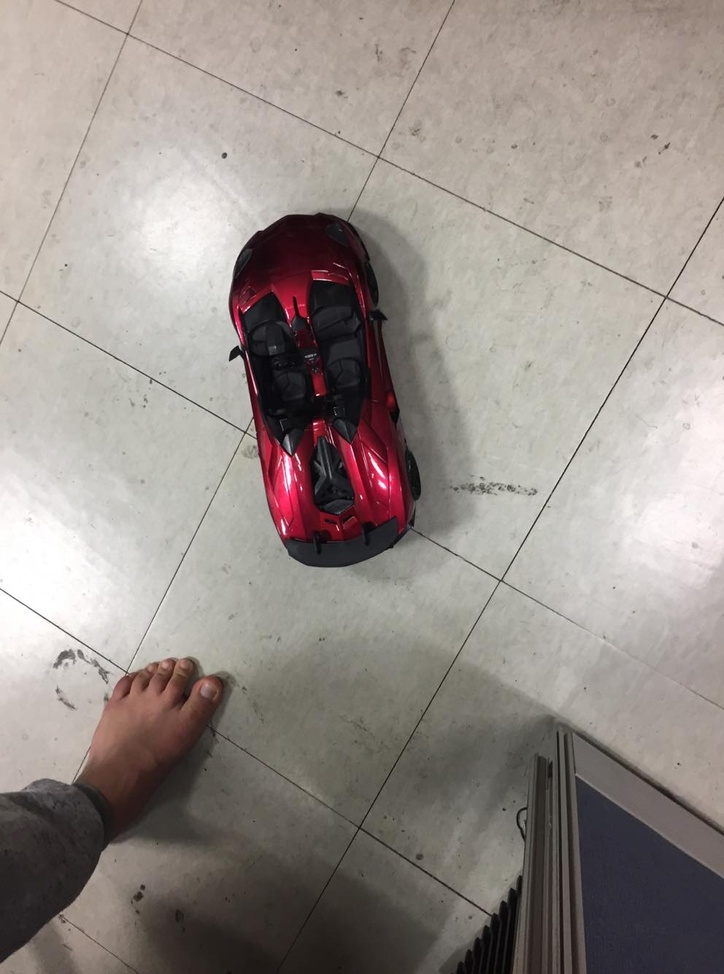
#> input picture thien_data/IMG/57267564_459118238166279_5218016773625872384_n.jpg, 724 x 974 px, shrunk from 992 x 1334 before the run
$ python demo.py
#> lines starting #> are read from the running program, lines starting #| are printed output that depends on the picture; after the words box and inside, x2 and y2 are one past the last pixel; in counts of white or black regions, pixels touching at a corner belong together
#! /usr/bin/env python
# coding=utf-8
#================================================================
#   Copyright (C) 2019 * Ltd. All rights reserved.
#
#   Editor      : VIM
#   File name   : demo.py
#   Author      : YunYang1994
#   Created date: 2019-01-10 14:40:33
#   Description :
#
#================================================================

import cv2
import numpy as np
from PIL import Image

file_name = "./thien_data/IMG/57267564_459118238166279_5218016773625872384_n.jpg"
data = open("labels.txt").readlines()
#> (reads thien_data/labels.txt from the repository)
for i in range(len(data)):
    image_info = data[i].split()
    if image_info[0] == file_name: break

image = cv2.imread(image_info[0][13:])
#> image is the input picture: shape (974, 724, 3); mean B, G, R 137.4, 142.4, 150.8
n_box = len(image_info[1:]) // 5 # xmin, ymin, xmax, ymax, id

for i in range(n_box):
    image = cv2.rectangle(image,(int(float(image_info[1+i*5])),
                                 int(float(image_info[2+i*5]))),
                                (int(float(image_info[3+i*5])),
                                 int(float(image_info[4+i*5]))), (255,0,0), 2)
#> this loop made 1 pass
#> pass 1, `image = cv2.rectangle(image,(int(float(image_info[1+i*5])), int(float(..`:
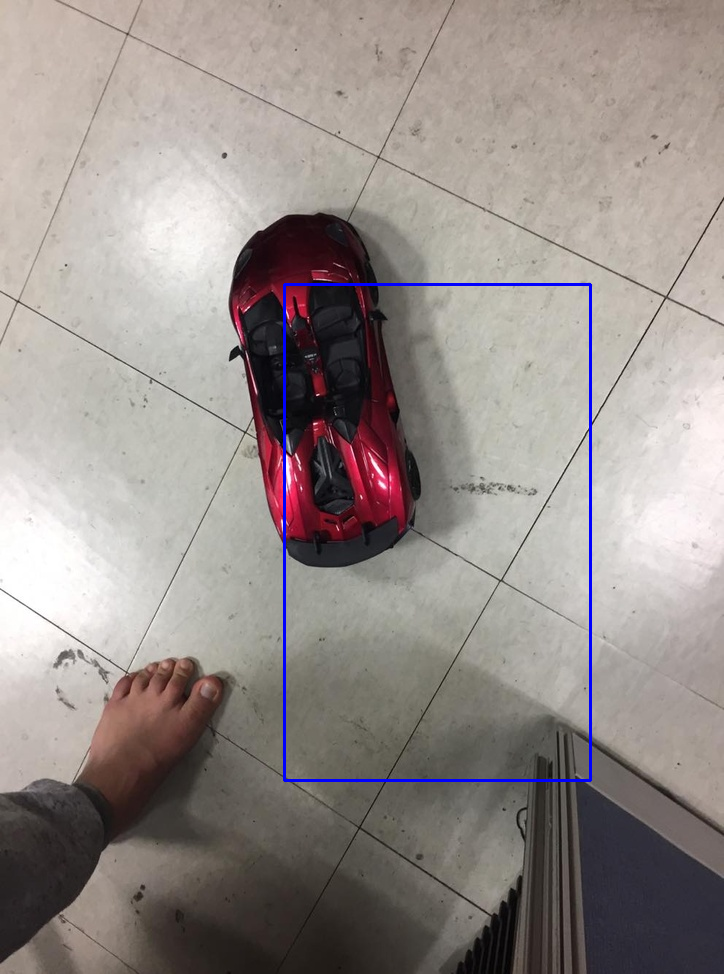
#> image: shape (974, 724, 3); 0.68% of pixels changed, all inside (x1, y1, x2, y2) = (283, 283, 592, 782)

image = Image.fromarray(np.uint8(image))
image.show()
